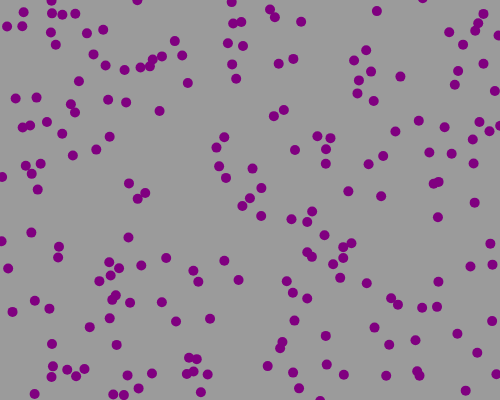
Frame 1 (no input)
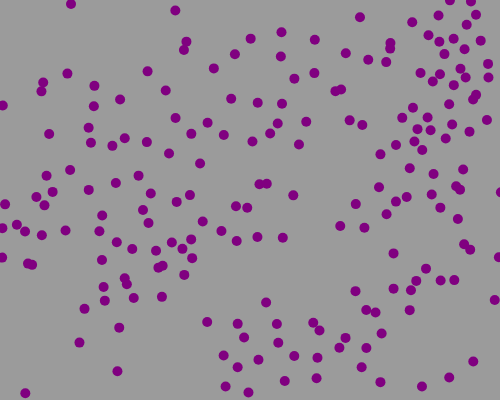
Frame 60 (no input)
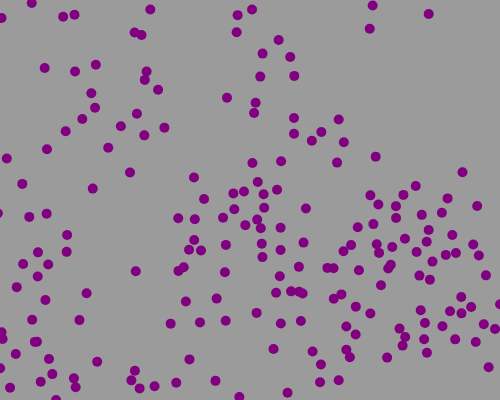
Frame 120 (the mouse pressed at the canvas centre since frame 60)

The p5.js sketch that drew these frames (run headless with seeded random() and noise() and a simulated clock; from frame 60 on, the mouse is pressed at the canvas centre):

// p5.js sketch
// ── sketch.js
let murder = [];
let baby_boid;
function setup() {
    alignSlider = createSlider(0, 5, 1, 0.1);
    cohereSlider = createSlider(0, 5, 1, 0.1);
    separateSlider = createSlider(0, 5, 1, 0.1);
    perceptionSlider = createSlider(0, 100, 50, 0.1);
    createCanvas(500, 400);
    stroke(255);
    strokeWeight(10);
    for (let i = 0; i < 200; i++){
        baby_boid = new Boid()
        murder.push(baby_boid);
    }
}

function draw() {
    background(155);
    stroke('purple')
    for (let boid of murder){
        boid.edges()
        boid.flock(murder)
        boid.update()
    }
    for (let boid of murder){
        boid.show()
    }
}


// ── boid.js
class Boid{
    constructor(){
        this.position = createVector(random(width), random(height))
        this.velocity = p5.Vector.random2D()
        this.velocity.setMag(random(1,1.11))
        this.acceleration = createVector()
        this.maxForce = .1
        this.maxVelocity = 3
        this.perception = 50;
    }

    edges(){
        if(this.position.x > width){
            this.position.x = 0
        }
        else if(this.position.x < 0){
            this.position.x = width
        }
        if(this.position.y > height){
            this.position.y = 0
        }
        else if(this.position.y < 0){
            this.position.y = height

        }
    }

    align(boids){
        let steering = createVector();
        let total = 0
        for (let other of boids){
            let distance = dist(this.position.x, this.position.y, other.position.x, other.position.y)
            if(other != this && distance < perceptionSlider.value()){
                steering.add(other.velocity)
                total++
            }
        }
        if (total > 0){
            // desired here is pointing toward the average velocity of all the boids
            steering.div(total)
            // steering = desired - current
            steering.sub(this.velocity)
            // limit the force to a certain maximum value on the object
            steering.limit(this.maxForce)
        }
        return steering
    }

    cohere(boids){
        let steering = createVector();
        let total = 0
        for (let other of boids){
            let distance = dist(this.position.x, this.position.y, other.position.x, other.position.y)
            if(other != this && distance < perceptionSlider.value()){
                steering.add(other.position)
                total++
            }
        }
        if (total > 0){
            steering.div(total)
            steering.sub(this.position)
            steering.limit(this.maxForce)
        }
        return steering
    }

    separate(boids){
        let steering = createVector();
        let total = 0;
        for (let other of boids){
            let distance = dist(this.position.x, this.position.y, other.position.x, other.position.y)
            if (other != this && distance < perceptionSlider.value() / 2){
                let to_other = createVector(this.position.x - other.position.x, this.position.y - other.position.y)
                to_other.div(distance*distance)
                steering.add(to_other)
                total++;
            }
        }

        return steering.mult(5)
    }

    flock(boids){
        let steering_sum = createVector()
        let steering_align = this.align(boids)
        let steering_cohere = this.cohere(boids)
        let steering_separate = this.separate(boids)

        steering_align.mult(alignSlider.value());
        steering_cohere.mult(cohereSlider.value());
        steering_separate.mult(separateSlider.value());

        steering_sum.add(steering_align);
        steering_sum.add(steering_cohere);
        steering_sum.add(steering_separate);
        this.acceleration.add(steering_sum)


    }

    update(){
        this.velocity.add(this.acceleration)
        this.velocity.setMag(this.maxVelocity)
        this.position.add(this.velocity)
        this.acceleration.setMag(0)
    }

    show(){
        point(this.position.x, this.position.y)
    }
}
    
